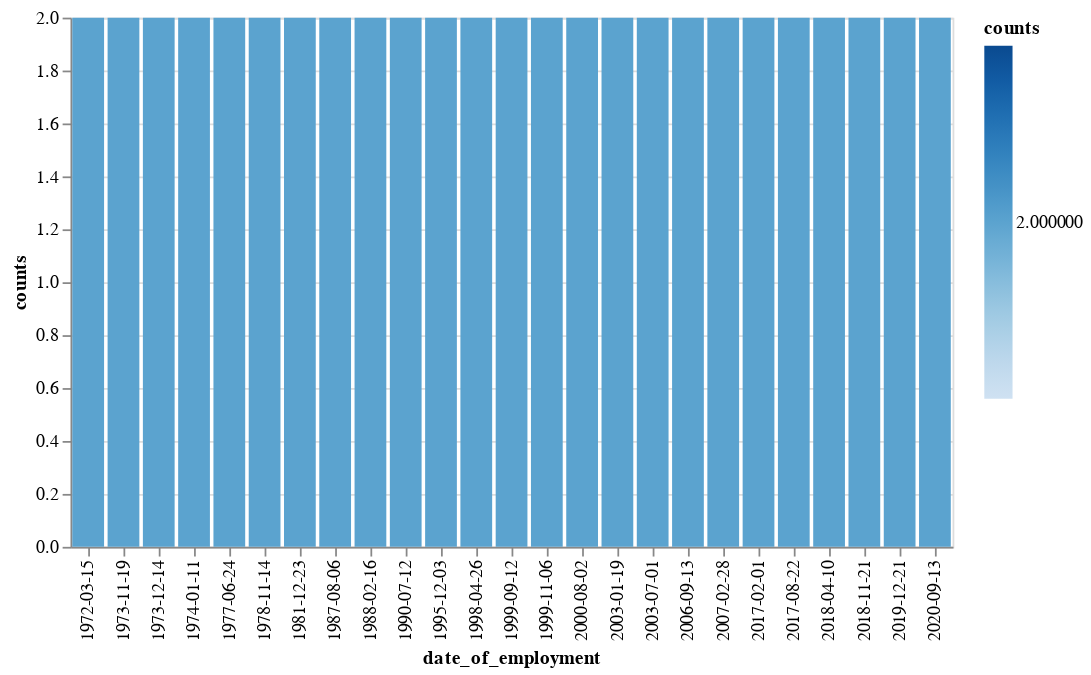

The cell this chart's notebook holds for it:
### Code cell
df = pd.DataFrame(csv, columns=['date_of_employment'])
data = pd.DataFrame(df.value_counts(ascending=False).iloc[:25])
alt.Chart(data.reset_index().rename(columns={0: "counts"})).mark_bar(orient='vertical').encode(
    x='date_of_employment',
    y='counts', color='counts'
)

### Figure 1 — Vega-Lite specification as saved in the notebook (floating-point values rounded to 4 significant figures)
{"config": {"view": {"continuousWidth": 400, "continuousHeight": 300}}, "data": {"name": "data-b98e789e4ff01ac6062e98c4f391a250"}, "mark": {"type": "bar", "orient": "vertical"}, "encoding": {"color": {"field": "counts", "type": "quantitative"}, "x": {"field": "date_of_employment", "type": "nominal"}, "y": {"field": "counts", "type": "quantitative"}}, "$schema": "https://vega.github.io/schema/vega-lite/v4.17.0.json", "datasets": {"data-b98e789e4ff01ac6062e98c4f391a250": [{"date_of_employment": "1973-11-19", "counts": 2}, {"date_of_employment": "1995-12-03", "counts": 2}, {"date_of_employment": "1972-03-15", "counts": 2}, {"date_of_employment": "1999-09-12", "counts": 2}, {"date_of_employment": "1981-12-23", "counts": 2}, {"date_of_employment": "1999-11-06", "counts": 2}, {"date_of_employment": "2020-09-13", "counts": 2}, {"date_of_employment": "2007-02-28", "counts": 2}, {"date_of_employment": "2000-08-02", "counts": 2}, {"date_of_employment": "1973-12-14", "counts": 2}, {"date_of_employment": "1987-08-06", "counts": 2}, {"date_of_employment": "1974-01-11", "counts": 2}, {"date_of_employment": "2019-12-21", "counts": 2}, {"date_of_employment": "2006-09-13", "counts": 2}, {"date_of_employment": "1988-02-16", "counts": 2}, {"date_of_employment": "2018-11-21", "counts": 2}, {"date_of_employment": "2003-01-19", "counts": 2}, {"date_of_employment": "2018-04-10", "counts": 2}, {"date_of_employment": "1978-11-14", "counts": 2}, {"date_of_employment": "2003-07-01", "counts": 2}, {"date_of_employment": "2017-08-22", "counts": 2}, {"date_of_employment": "1977-06-24", "counts": 2}, {"date_of_employment": "1990-07-12", "counts": 2}, {"date_of_employment": "1998-04-26", "counts": 2}, {"date_of_employment": "2017-02-01", "counts": 2}]}}
